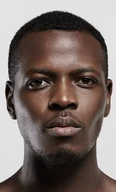
#> input picture data/testing purposes/Face.png, 116 x 192 px
$ python 'testing code.py'
#> lines starting #> are read from the running program, lines starting #| are printed output that depends on the picture
import numpy as np
from PIL import Image

image_path = "./data/testing purposes/Face.png"
class ImagePreprocessor:
    def fit(self,path):
        self.load(path)
        self.cluster(k=4)
        self.convolve()
        self.threshold()
    def get(self,type):
        if type=="image":
            return self.image_array
        elif type == "conv":
            return self.convolved_image
        elif type == "clust":
            return self.clustered_image
        elif type == "bin":
            return self.binary_image
    def load(self, path):
#> called with path = './data/testing purposes/Face.png'
        from PIL import Image
        image = Image.open(path).convert("L")
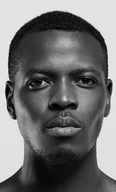
#> image: PIL image 116x192 L; min 0, max 244, mean 113.1
        self.image_array = np.array(image)
        return self.image_array

    def cluster(self, k):
#> called with k = 4
        from sklearn.cluster import KMeans
        reshaped_image = self.image_array.reshape(-1, 1)
        kmeans = KMeans(n_clusters=k, random_state=0).fit(reshaped_image)
        self.clustered_image = kmeans.cluster_centers_[kmeans.labels_].reshape(self.image_array.shape)
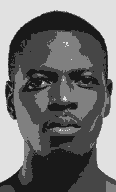
#> self.clustered_image: shape (192, 116) float64; min 25.59, max 225.2, mean 113.1
        return self.clustered_image

    def convolve(self):
        from scipy.signal import convolve2d
        a = -0.0625
        b = 0.5
        kernel = np.array([
            [a, a, a],
            [a, b, a],
            [a, a, a]
        ])
        self.convolved_image = convolve2d(self.clustered_image, kernel, mode="same")
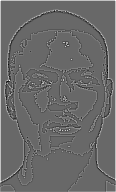
#> self.convolved_image: shape (192, 116) float64; min -48.62, max 70.39, mean 1; drawn with min black and max white
        return self.convolved_image

    def threshold(self, threshold=0.5):
#> called with threshold = 0.5
        self.binary_image = np.where(self.convolved_image > threshold, 0, 255).astype(np.uint8)
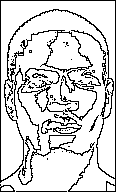
#> self.binary_image: shape (192, 116); 83.7% white; black in thin lines or dots
        self.binary_image = self.binary_image[1:self.binary_image.shape[0]-1,1:self.binary_image.shape[1]-1]
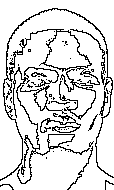
#> self.binary_image: shape (190, 114); 86.1% white; black in thin lines or dots
        return self.binary_image

    def plot_all(self, path):
        self.load(path)
        self.cluster(k=4)
        self.convolve()
        self.threshold()
        self.show_all()

    def show_all(self):
        import matplotlib.pyplot as plt
        fig, axes = plt.subplots(1, 4, figsize=(25, 5))
        axes[0].imshow(self.image_array, cmap="gray")
        axes[0].set_title("Original Image")
        axes[0].axis("off")
        axes[1].imshow(self.clustered_image, cmap="gray")
        axes[1].set_title("Clustered Image")
        axes[1].axis("off")
        axes[2].imshow(self.convolved_image, cmap="gray")
        axes[2].set_title("Convolved Image")
        axes[2].axis("off")
        axes[3].imshow(self.binary_image, cmap="gray")
        axes[3].set_title("Thresholded Image")
        axes[3].axis("off")
        plt.tight_layout()
        plt.show()

class Converter:
    def fit(self,picture):
        self.black_indices = np.argwhere(picture == 0)
#> self.black_indices = 3017 pairs, first value 8 to 189, second value 0 to 113
    def get(self,type):
#> `sampled_points = converter.get("black")`: sampled_points has the same summary as self.black_indices in fit
        return self.black_indices

def getBorder(black_points):
    y_coordinates = black_points[:, 1]
#> y_coordinates = 3017 values, max 113 at index 2920, min 0 at index 2928, mean 55.57

    unique_y = np.unique(y_coordinates)
#> unique_y = 114 values from 0 to 113

    min_x_points = []

    for y in unique_y:
        filtered_points = black_points[black_points[:,1] == y]
        min_x_index = np.argmin(filtered_points[:, 0])
        min_x_point = filtered_points[min_x_index]
        min_x_points.append(min_x_point)
#> this loop made 114 passes
#> min_x_point on passes 4 to 15: [83, 3], [79, 4], [79, 5], [51, 6], [43, 7], [41, 8], [38, 9], [37, 10], [35, 11], [33, 12], [32, 13], [30, 14]
#> filtered_points on passes 1 to 3: [[179, 0], [180, 0], [185, 0], [186, 0]], [[179, 1], [185, 1]], [[178, 2], [179, 2], [184, 2], [185, 2]]
#> after the loop, min_x_points = 114 pairs, first value 8 to 179, second value 0 to 113
    min_x_points = np.array(min_x_points)
    return min_x_points


processor = ImagePreprocessor()
processor.fit(image_path)
binary_image = processor.get("bin")
converter = Converter()
converter.fit(binary_image)
sampled_points = converter.get("black")


sampled_points = getBorder(sampled_points)
#> sampled_points has the same summary as min_x_points in getBorder


import matplotlib.pyplot as plt
plt.imshow(binary_image, cmap="gray")
plt.plot(sampled_points[:, 1], sampled_points[:, 0], '-r')
plt.show()
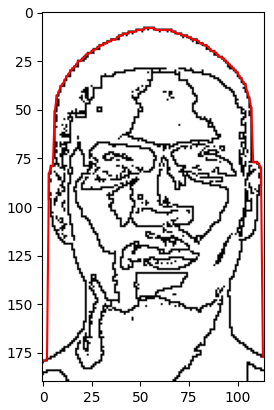
#> figure drawn by matplotlib, 1 panel
